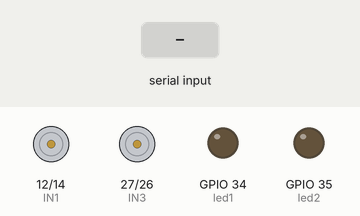
Bench run of a sketch on a simulated ESP32. Shown: motor-driver pin pairs drawn as motors (green arrow = first pin HIGH = forward, orange = second pin HIGH = backward, longer = more drive), output pins drawn as LEDs (lit = HIGH). Inputs (shaded band) come from the test bench. Nothing arrives over Bluetooth unless stated.

Above: at 1.2 s.
1.3 s: "F" received over the second serial link
At 1.9 s:
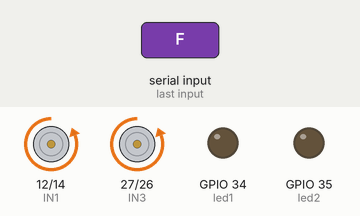
2.8 s: "B" received over the second serial link
At 4.0 s:
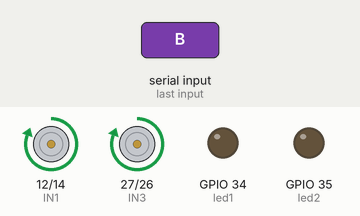
4.3 s: "L" received over the second serial link
At 5.4 s:
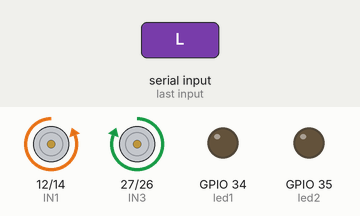
5.8 s: "R" received over the second serial link
At 6.5 s:
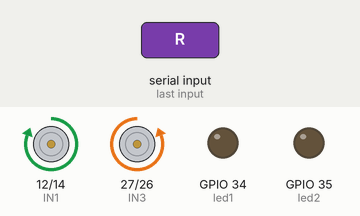
7.3 s: "W" received over the second serial link
At 7.6 s:
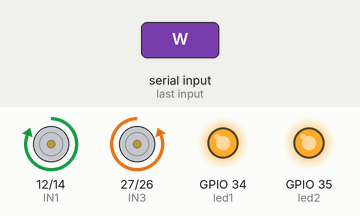
8.8 s: "S" received over the second serial link
At 10.0 s:
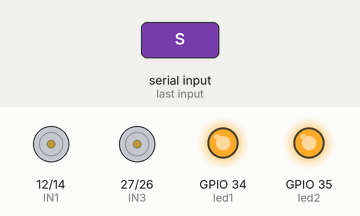
Timing chart, 0 to 11.3 s (numbered marks = the images above; inputs shaded):
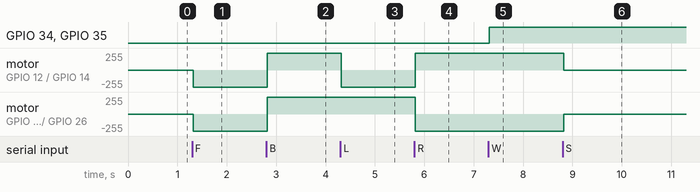

The sketch:

carrinho_com_esp32_bluetooth.ino
```cpp
#include "BluetoothSerial.h"

// saidas que ligam as entradas na ponte H
int IN1 = 12;
int IN2 = 14;
int IN3 = 27;
int IN4 = 26;
int led1 = 34;
int led2 = 35;

#if !defined(CONFIG_BT_ENABLED) || !defined(CONFIG_BLUEDROID_ENABLED)
//#error Bluetooth is not enabled! Please run `make menuconfig` to and enable it
#error Bluetooth não esta habilitado! Porfavor entre nas configurações e habilita o Bluetooth.
#endif

BluetoothSerial SerialBT;

void setup() {
  // declaração dos pinos
  pinMode(IN1, OUTPUT);
  pinMode(IN2, OUTPUT);
  pinMode(IN3, OUTPUT);
  pinMode(IN4, OUTPUT);
  pinMode(led1, OUTPUT);
  pinMode(led2, OUTPUT);

    Serial.begin(9600);
  SerialBT.begin("Carrinho Bluetooth"); //nome do dispositivo Bluetooth
 // Serial.println("O dispositivo foi iniciado, agora você pode emparelhá-lo com bluetooth!");
}

void loop() {
  char Z;
  if (SerialBT.available() > 0) {
    Z = SerialBT.read();

    /* habilitando esse comando voce consegue
    visualizar se esta recebendo os comandos do app*/

    // Serial.println(Z);
    delay(20); // so para atualizar as informaçoes
    //PRA FRENTE
    if (Z == 'F') {
      digitalWrite(IN1, LOW);
      digitalWrite(IN2, HIGH);
      digitalWrite(IN3, LOW);
      digitalWrite(IN4, HIGH);
    }
    //PRA TRAS
    if (Z == 'B') {
      digitalWrite(IN1, HIGH);
      digitalWrite(IN2, LOW);
      digitalWrite(IN3, HIGH);
      digitalWrite(IN4, LOW);

    }

    // PRA ESQUERDA
    if (Z == 'L') {
      digitalWrite(IN1, LOW);
      digitalWrite(IN2, HIGH);
      digitalWrite(IN3, HIGH);
      digitalWrite(IN4, LOW);
    }

    //PRA DIREITA
    if (Z == 'R') {
      digitalWrite(IN1, HIGH);
      digitalWrite(IN2, LOW);
      digitalWrite(IN3, LOW);
      digitalWrite(IN4, HIGH);
    }

    // PARADO
    if (Z == 'S') {
      digitalWrite(IN1, LOW);
      digitalWrite(IN2, LOW);
      digitalWrite(IN3, LOW);
      digitalWrite(IN4, LOW);
    }
    if (Z == 'W') {
      digitalWrite(led1, HIGH);
      digitalWrite(led2, HIGH);
    }
    if (Z == 'w') {
      digitalWrite(led1, LOW);
      digitalWrite(led2, LOW);
    }
  }
}
```

Measured:
- after the input at 1.3 s, motor on GPIO 12 (IN1) / GPIO 14 (IN2), motor on GPIO 27 (IN3) / GPIO 26 (IN4): stopped → backward 255/255 at once
- after the input at 2.8 s, motor on GPIO 12 (IN1) / GPIO 14 (IN2), motor on GPIO 27 (IN3) / GPIO 26 (IN4): backward 255/255 → forward 255/255 at once
- after the input at 4.3 s, motor on GPIO 12 (IN1) / GPIO 14 (IN2): forward 255/255 → backward 255/255 at once
- after the input at 5.8 s, motor on GPIO 12 (IN1) / GPIO 14 (IN2): backward 255/255 → forward 255/255 at once; motor on GPIO 27 (IN3) / GPIO 26 (IN4): forward 255/255 → backward 255/255 at once
- after the input at 7.3 s, GPIO 34 (led1), GPIO 35 (led2): LOW → HIGH at once
- after the input at 8.8 s, motor on GPIO 12 (IN1) / GPIO 14 (IN2): forward 255/255 → stopped at once; motor on GPIO 27 (IN3) / GPIO 26 (IN4): backward 255/255 → stopped at once
